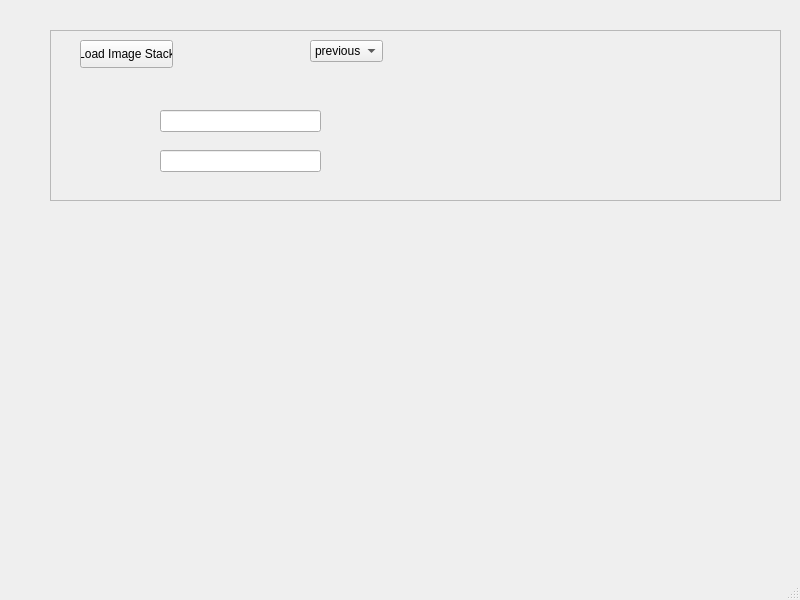
<?xml version="1.0" encoding="UTF-8"?>
<ui version="4.0">
 <class>MainWindow</class>
 <widget class="QMainWindow" name="MainWindow">
  <property name="geometry">
   <rect>
    <x>0</x>
    <y>0</y>
    <width>800</width>
    <height>600</height>
   </rect>
  </property>
  <property name="windowTitle">
   <string>MainWindow</string>
  </property>
  <widget class="QWidget" name="centralwidget">
   <widget class="QFrame" name="frame">
    <property name="geometry">
     <rect>
      <x>50</x>
      <y>30</y>
      <width>731</width>
      <height>171</height>
     </rect>
    </property>
    <property name="frameShape">
     <enum>QFrame::StyledPanel</enum>
    </property>
    <property name="frameShadow">
     <enum>QFrame::Raised</enum>
    </property>
    <widget class="QPushButton" name="pushButton">
     <property name="geometry">
      <rect>
       <x>30</x>
       <y>10</y>
       <width>93</width>
       <height>28</height>
      </rect>
     </property>
     <property name="text">
      <string>Load Image Stack</string>
     </property>
    </widget>
    <widget class="QComboBox" name="comboBox">
     <property name="geometry">
      <rect>
       <x>260</x>
       <y>10</y>
       <width>73</width>
       <height>22</height>
      </rect>
     </property>
     <item>
      <property name="text">
       <string>previous</string>
      </property>
     </item>
     <item>
      <property name="text">
       <string>average</string>
      </property>
     </item>
     <item>
      <property name="text">
       <string>first</string>
      </property>
     </item>
     <item>
      <property name="text">
       <string>last</string>
      </property>
     </item>
    </widget>
    <widget class="QLineEdit" name="lineEdit">
     <property name="geometry">
      <rect>
       <x>110</x>
       <y>80</y>
       <width>161</width>
       <height>22</height>
      </rect>
     </property>
    </widget>
    <widget class="QLineEdit" name="lineEdit_2">
     <property name="geometry">
      <rect>
       <x>110</x>
       <y>120</y>
       <width>161</width>
       <height>22</height>
      </rect>
     </property>
    </widget>
   </widget>
  </widget>
  <widget class="QMenuBar" name="menubar">
   <property name="geometry">
    <rect>
     <x>0</x>
     <y>0</y>
     <width>800</width>
     <height>26</height>
    </rect>
   </property>
  </widget>
  <widget class="QStatusBar" name="statusbar"/>
 </widget>
 <resources/>
 <connections/>
</ui>
